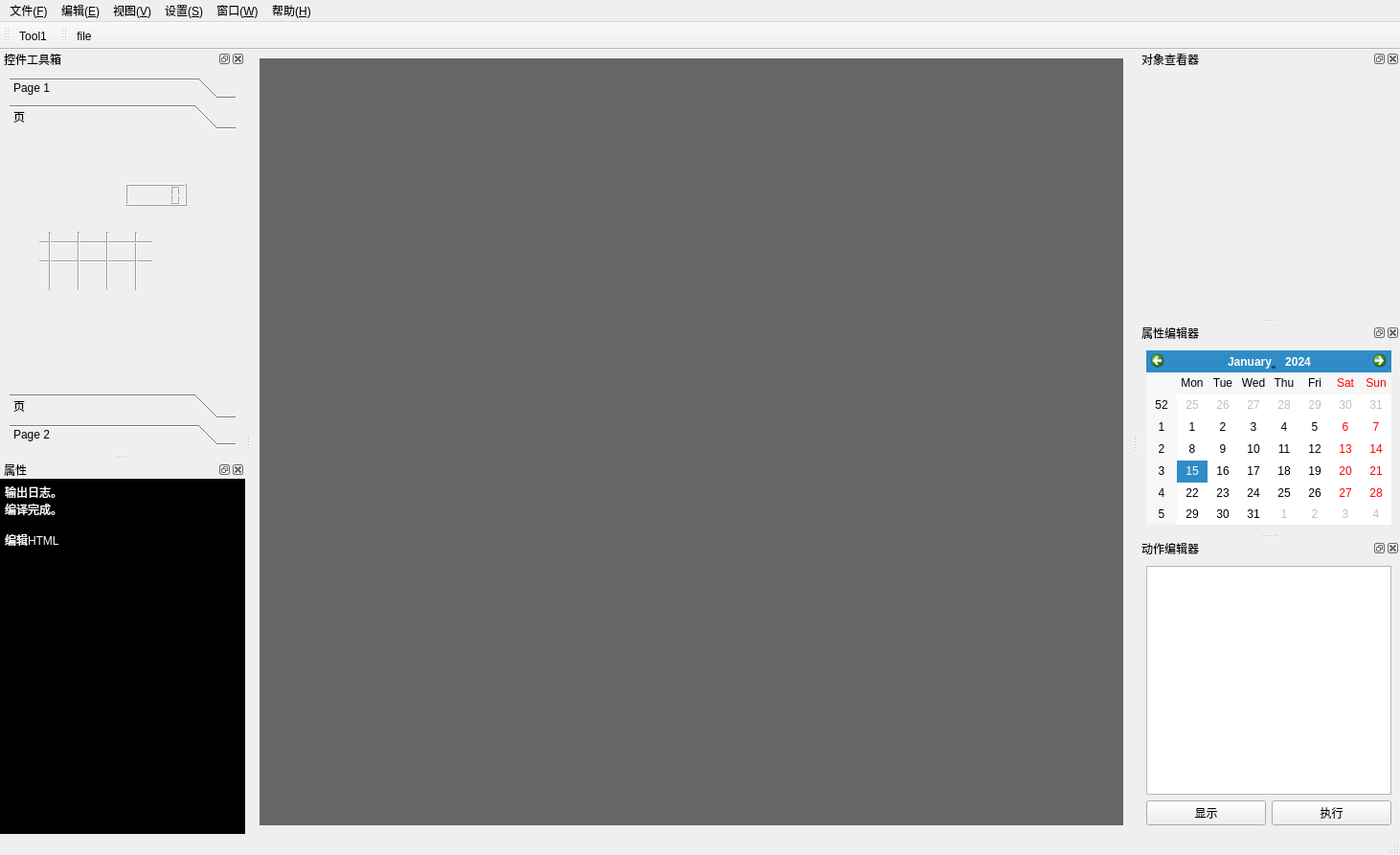
<?xml version="1.0" encoding="UTF-8"?>
<ui version="4.0">
 <class>MainWindow</class>
 <widget class="QMainWindow" name="MainWindow">
  <property name="geometry">
   <rect>
    <x>0</x>
    <y>0</y>
    <width>1462</width>
    <height>893</height>
   </rect>
  </property>
  <property name="windowTitle">
   <string>MainWindow</string>
  </property>
  <property name="windowOpacity">
   <double>1.000000000000000</double>
  </property>
  <property name="styleSheet">
   <string notr="true">QWidget#widget{
background: #e9e9e9;\nborder: 2px dashed #666;
}
QWidget#widget:hover{
background: #f9f9f9;\nborder: 2px dashed #666;
}</string>
  </property>
  <widget class="QWidget" name="centralwidget">
   <layout class="QGridLayout" name="gridLayout_2">
    <item row="0" column="0">
     <widget class="QMdiArea" name="mdiArea">
      <property name="sizePolicy">
       <sizepolicy hsizetype="Expanding" vsizetype="Expanding">
        <horstretch>0</horstretch>
        <verstretch>0</verstretch>
       </sizepolicy>
      </property>
      <property name="maximumSize">
       <size>
        <width>100000</width>
        <height>16777215</height>
       </size>
      </property>
      <property name="styleSheet">
       <string notr="true"/>
      </property>
      <property name="frameShape">
       <enum>QFrame::NoFrame</enum>
      </property>
      <property name="background">
       <brush brushstyle="SolidPattern">
        <color alpha="255">
         <red>102</red>
         <green>102</green>
         <blue>102</blue>
        </color>
       </brush>
      </property>
      <property name="viewMode">
       <enum>QMdiArea::SubWindowView</enum>
      </property>
      <property name="tabsClosable">
       <bool>true</bool>
      </property>
      <property name="tabsMovable">
       <bool>true</bool>
      </property>
      <property name="tabShape">
       <enum>QTabWidget::Rounded</enum>
      </property>
     </widget>
    </item>
   </layout>
  </widget>
  <widget class="QMenuBar" name="menubar">
   <property name="geometry">
    <rect>
     <x>0</x>
     <y>0</y>
     <width>1462</width>
     <height>23</height>
    </rect>
   </property>
   <widget class="QMenu" name="menu_F">
    <property name="title">
     <string>文件(&amp;F)</string>
    </property>
   </widget>
   <widget class="QMenu" name="menu_E">
    <property name="title">
     <string>编辑(&amp;E)</string>
    </property>
   </widget>
   <widget class="QMenu" name="menu_V">
    <property name="title">
     <string>视图(&amp;V)</string>
    </property>
    <addaction name="actionS1"/>
    <addaction name="actionS2"/>
   </widget>
   <widget class="QMenu" name="menu_s">
    <property name="title">
     <string>设置(&amp;S)</string>
    </property>
   </widget>
   <widget class="QMenu" name="menu_W">
    <property name="title">
     <string>窗口(&amp;W)</string>
    </property>
   </widget>
   <widget class="QMenu" name="menu_H">
    <property name="title">
     <string>帮助(&amp;H)</string>
    </property>
   </widget>
   <addaction name="menu_F"/>
   <addaction name="menu_E"/>
   <addaction name="menu_V"/>
   <addaction name="menu_s"/>
   <addaction name="menu_W"/>
   <addaction name="menu_H"/>
  </widget>
  <widget class="QStatusBar" name="statusbar"/>
  <widget class="QToolBar" name="toolBar">
   <property name="windowTitle">
    <string>toolBar</string>
   </property>
   <attribute name="toolBarArea">
    <enum>TopToolBarArea</enum>
   </attribute>
   <attribute name="toolBarBreak">
    <bool>false</bool>
   </attribute>
   <addaction name="actionTool1"/>
  </widget>
  <widget class="QDockWidget" name="dockWidget_2">
   <property name="sizePolicy">
    <sizepolicy hsizetype="Expanding" vsizetype="Preferred">
     <horstretch>0</horstretch>
     <verstretch>0</verstretch>
    </sizepolicy>
   </property>
   <property name="styleSheet">
    <string notr="true">padding:1px;</string>
   </property>
   <property name="windowTitle">
    <string>控件工具箱</string>
   </property>
   <attribute name="dockWidgetArea">
    <number>1</number>
   </attribute>
   <widget class="QWidget" name="dockWidgetContents_2">
    <layout class="QHBoxLayout" name="horizontalLayout">
     <item>
      <widget class="QToolBox" name="toolBox">
       <property name="styleSheet">
        <string notr="true"/>
       </property>
       <property name="currentIndex">
        <number>1</number>
       </property>
       <widget class="QWidget" name="page">
        <property name="geometry">
         <rect>
          <x>0</x>
          <y>0</y>
          <width>234</width>
          <height>264</height>
         </rect>
        </property>
        <attribute name="label">
         <string>Page 1</string>
        </attribute>
        <widget class="QProgressBar" name="progressBar">
         <property name="enabled">
          <bool>true</bool>
         </property>
         <property name="geometry">
          <rect>
           <x>-10</x>
           <y>30</y>
           <width>241</width>
           <height>3</height>
          </rect>
         </property>
         <property name="sizePolicy">
          <sizepolicy hsizetype="Expanding" vsizetype="Preferred">
           <horstretch>0</horstretch>
           <verstretch>0</verstretch>
          </sizepolicy>
         </property>
         <property name="value">
          <number>24</number>
         </property>
         <property name="textVisible">
          <bool>false</bool>
         </property>
        </widget>
        <widget class="QSlider" name="horizontalSlider">
         <property name="geometry">
          <rect>
           <x>0</x>
           <y>50</y>
           <width>231</width>
           <height>22</height>
          </rect>
         </property>
         <property name="orientation">
          <enum>Qt::Horizontal</enum>
         </property>
        </widget>
        <widget class="QScrollBar" name="horizontalScrollBar">
         <property name="geometry">
          <rect>
           <x>0</x>
           <y>120</y>
           <width>221</width>
           <height>16</height>
          </rect>
         </property>
         <property name="orientation">
          <enum>Qt::Horizontal</enum>
         </property>
        </widget>
        <widget class="QDial" name="dial">
         <property name="geometry">
          <rect>
           <x>170</x>
           <y>160</y>
           <width>50</width>
           <height>64</height>
          </rect>
         </property>
        </widget>
        <widget class="QFontComboBox" name="fontComboBox">
         <property name="geometry">
          <rect>
           <x>10</x>
           <y>230</y>
           <width>213</width>
           <height>22</height>
          </rect>
         </property>
        </widget>
        <widget class="QComboBox" name="comboBox">
         <property name="geometry">
          <rect>
           <x>0</x>
           <y>190</y>
           <width>69</width>
           <height>22</height>
          </rect>
         </property>
        </widget>
       </widget>
       <widget class="QWidget" name="page_3">
        <property name="geometry">
         <rect>
          <x>0</x>
          <y>0</y>
          <width>234</width>
          <height>264</height>
         </rect>
        </property>
        <attribute name="label">
         <string>页</string>
        </attribute>
        <widget class="Line" name="line">
         <property name="geometry">
          <rect>
           <x>30</x>
           <y>130</y>
           <width>118</width>
           <height>3</height>
          </rect>
         </property>
         <property name="orientation">
          <enum>Qt::Horizontal</enum>
         </property>
        </widget>
        <widget class="Line" name="line_2">
         <property name="geometry">
          <rect>
           <x>130</x>
           <y>100</y>
           <width>3</width>
           <height>61</height>
          </rect>
         </property>
         <property name="orientation">
          <enum>Qt::Vertical</enum>
         </property>
        </widget>
        <widget class="Line" name="line_3">
         <property name="geometry">
          <rect>
           <x>30</x>
           <y>110</y>
           <width>118</width>
           <height>3</height>
          </rect>
         </property>
         <property name="orientation">
          <enum>Qt::Horizontal</enum>
         </property>
        </widget>
        <widget class="Line" name="line_4">
         <property name="geometry">
          <rect>
           <x>100</x>
           <y>100</y>
           <width>3</width>
           <height>61</height>
          </rect>
         </property>
         <property name="orientation">
          <enum>Qt::Vertical</enum>
         </property>
        </widget>
        <widget class="Line" name="line_5">
         <property name="geometry">
          <rect>
           <x>70</x>
           <y>100</y>
           <width>3</width>
           <height>61</height>
          </rect>
         </property>
         <property name="orientation">
          <enum>Qt::Vertical</enum>
         </property>
        </widget>
        <widget class="Line" name="line_6">
         <property name="geometry">
          <rect>
           <x>40</x>
           <y>100</y>
           <width>3</width>
           <height>61</height>
          </rect>
         </property>
         <property name="orientation">
          <enum>Qt::Vertical</enum>
         </property>
        </widget>
        <widget class="QLCDNumber" name="lcdNumber">
         <property name="geometry">
          <rect>
           <x>120</x>
           <y>50</y>
           <width>64</width>
           <height>23</height>
          </rect>
         </property>
        </widget>
        <widget class="QWidget" name="widget" native="true">
         <property name="geometry">
          <rect>
           <x>110</x>
           <y>180</y>
           <width>120</width>
           <height>80</height>
          </rect>
         </property>
         <property name="styleSheet">
          <string notr="true"/>
         </property>
        </widget>
       </widget>
       <widget class="QWidget" name="page_4">
        <property name="geometry">
         <rect>
          <x>0</x>
          <y>0</y>
          <width>234</width>
          <height>264</height>
         </rect>
        </property>
        <attribute name="label">
         <string>页</string>
        </attribute>
       </widget>
       <widget class="QWidget" name="page_2">
        <property name="geometry">
         <rect>
          <x>0</x>
          <y>0</y>
          <width>234</width>
          <height>264</height>
         </rect>
        </property>
        <attribute name="label">
         <string>Page 2</string>
        </attribute>
       </widget>
      </widget>
     </item>
    </layout>
   </widget>
  </widget>
  <widget class="QDockWidget" name="dockWidget_3">
   <property name="windowTitle">
    <string>属性</string>
   </property>
   <attribute name="dockWidgetArea">
    <number>1</number>
   </attribute>
   <widget class="QWidget" name="dockWidgetContents_3">
    <property name="styleSheet">
     <string notr="true">margin: 0px;</string>
    </property>
    <layout class="QVBoxLayout" name="verticalLayout_3">
     <property name="spacing">
      <number>0</number>
     </property>
     <property name="leftMargin">
      <number>0</number>
     </property>
     <property name="topMargin">
      <number>0</number>
     </property>
     <property name="rightMargin">
      <number>0</number>
     </property>
     <property name="bottomMargin">
      <number>0</number>
     </property>
     <item>
      <widget class="QTextEdit" name="textEdit">
       <property name="autoFillBackground">
        <bool>false</bool>
       </property>
       <property name="styleSheet">
        <string notr="true">color: rgb(255,255,255);
background:rgb(0,0,0)</string>
       </property>
       <property name="html">
        <string>&lt;!DOCTYPE HTML PUBLIC &quot;-//W3C//DTD HTML 4.0//EN&quot; &quot;http://www.w3.org/TR/REC-html40/strict.dtd&quot;&gt;
&lt;html&gt;&lt;head&gt;&lt;meta name=&quot;qrichtext&quot; content=&quot;1&quot; /&gt;&lt;style type=&quot;text/css&quot;&gt;
p, li { white-space: pre-wrap; }
&lt;/style&gt;&lt;/head&gt;&lt;body style=&quot; font-family:'SimSun'; font-size:9pt; font-weight:400; font-style:normal;&quot;&gt;
&lt;p style=&quot; margin-top:0px; margin-bottom:0px; margin-left:0px; margin-right:0px; -qt-block-indent:0; text-indent:0px;&quot;&gt;输出日志。&lt;/p&gt;
&lt;p style=&quot; margin-top:0px; margin-bottom:0px; margin-left:0px; margin-right:0px; -qt-block-indent:0; text-indent:0px;&quot;&gt;编译完成。&lt;/p&gt;
&lt;p style=&quot;-qt-paragraph-type:empty; margin-top:0px; margin-bottom:0px; margin-left:0px; margin-right:0px; -qt-block-indent:0; text-indent:0px;&quot;&gt;&lt;br /&gt;&lt;/p&gt;
&lt;p style=&quot; margin-top:0px; margin-bottom:0px; margin-left:0px; margin-right:0px; -qt-block-indent:0; text-indent:0px;&quot;&gt;编辑HTML&lt;/p&gt;&lt;/body&gt;&lt;/html&gt;</string>
       </property>
      </widget>
     </item>
    </layout>
   </widget>
  </widget>
  <widget class="QDockWidget" name="dockWidget_4">
   <property name="sizePolicy">
    <sizepolicy hsizetype="Expanding" vsizetype="Preferred">
     <horstretch>0</horstretch>
     <verstretch>0</verstretch>
    </sizepolicy>
   </property>
   <property name="minimumSize">
    <size>
     <width>266</width>
     <height>237</height>
    </size>
   </property>
   <property name="maximumSize">
    <size>
     <width>300</width>
     <height>524287</height>
    </size>
   </property>
   <property name="contextMenuPolicy">
    <enum>Qt::DefaultContextMenu</enum>
   </property>
   <property name="styleSheet">
    <string notr="true"/>
   </property>
   <property name="windowTitle">
    <string>对象查看器</string>
   </property>
   <attribute name="dockWidgetArea">
    <number>2</number>
   </attribute>
   <widget class="QWidget" name="dockWidgetContents_4">
    <layout class="QVBoxLayout" name="verticalLayout"/>
   </widget>
  </widget>
  <widget class="QDockWidget" name="dockWidget_5">
   <property name="windowTitle">
    <string>属性编辑器</string>
   </property>
   <attribute name="dockWidgetArea">
    <number>2</number>
   </attribute>
   <widget class="QWidget" name="dockWidgetContents_5">
    <layout class="QVBoxLayout" name="verticalLayout_2">
     <item>
      <widget class="QCalendarWidget" name="calendarWidget"/>
     </item>
    </layout>
   </widget>
  </widget>
  <widget class="QDockWidget" name="dockWidget_6">
   <property name="windowTitle">
    <string>动作编辑器</string>
   </property>
   <attribute name="dockWidgetArea">
    <number>2</number>
   </attribute>
   <widget class="QWidget" name="dockWidgetContents_6">
    <layout class="QGridLayout" name="gridLayout">
     <item row="1" column="1">
      <widget class="QPushButton" name="pushButton">
       <property name="text">
        <string>执行</string>
       </property>
      </widget>
     </item>
     <item row="1" column="0">
      <widget class="QPushButton" name="pushButton_2">
       <property name="text">
        <string>显示</string>
       </property>
      </widget>
     </item>
     <item row="0" column="0" colspan="2">
      <widget class="QTextEdit" name="textEdit_2"/>
     </item>
    </layout>
   </widget>
  </widget>
  <widget class="QToolBar" name="toolBar_2">
   <property name="windowTitle">
    <string>toolBar_2</string>
   </property>
   <attribute name="toolBarArea">
    <enum>TopToolBarArea</enum>
   </attribute>
   <attribute name="toolBarBreak">
    <bool>false</bool>
   </attribute>
   <addaction name="actionfile"/>
  </widget>
  <action name="actionTool1">
   <property name="icon">
    <iconset>
     <normaloff>ico/rar.png</normaloff>ico/rar.png</iconset>
   </property>
   <property name="text">
    <string>Tool1</string>
   </property>
  </action>
  <action name="actionfile">
   <property name="icon">
    <iconset>
     <normaloff>ico/video2.png</normaloff>ico/video2.png</iconset>
   </property>
   <property name="text">
    <string>file</string>
   </property>
  </action>
  <action name="actionS1">
   <property name="text">
    <string>S1</string>
   </property>
  </action>
  <action name="actionS2">
   <property name="text">
    <string>S2</string>
   </property>
  </action>
 </widget>
 <resources/>
 <connections>
  <connection>
   <sender>horizontalSlider</sender>
   <signal>valueChanged(int)</signal>
   <receiver>progressBar</receiver>
   <slot>setValue(int)</slot>
   <hints>
    <hint type="sourcelabel">
     <x>39</x>
     <y>256</y>
    </hint>
    <hint type="destinationlabel">
     <x>65</x>
     <y>146</y>
    </hint>
   </hints>
  </connection>
 </connections>
 <designerdata>
  <property name="gridDeltaX">
   <number>10</number>
  </property>
  <property name="gridDeltaY">
   <number>10</number>
  </property>
  <property name="gridSnapX">
   <bool>true</bool>
  </property>
  <property name="gridSnapY">
   <bool>true</bool>
  </property>
  <property name="gridVisible">
   <bool>true</bool>
  </property>
 </designerdata>
</ui>
